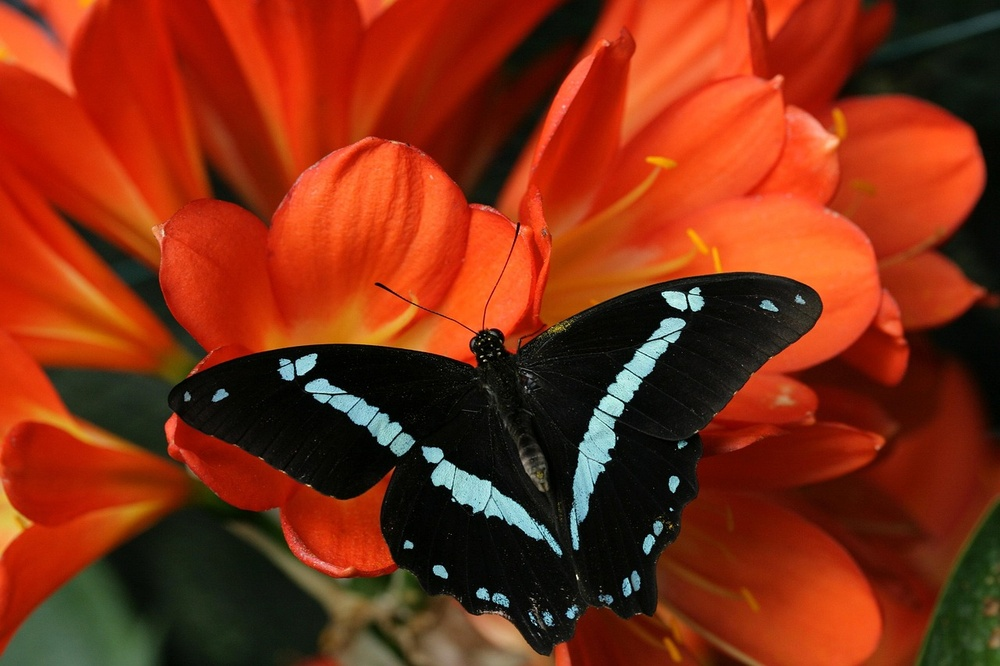
#> input picture sample_images/butterfly.jpg, 1000 x 666 px, shrunk from 1280 x 853 before the run
$ python main.py
#> lines starting #> are read from the running program, lines starting #| are printed output that depends on the picture
### svd_compression/compression.py
import numpy as np
from skimage import io, color
from scipy.linalg import svd


def compute_svd_compression(channel: np.ndarray, k: int) -> np.ndarray:
    """Computes SVD-based compression for a single image channel."""
    U, S, Vt = svd(channel, full_matrices=False)  # Using scipy.linalg.svd
    return U[:, :k] @ np.diag(S[:k]) @ Vt[:k, :], S  # Return singular values as well


def calculate_optimal_k(m, n, target_compression_rate, rgb_to_gray=False):
    """Calculate the optimal number of singular values (k) to achieve the target compression rate."""
    original_size = m * n
    compressed_size = target_compression_rate * original_size
    k = (compressed_size / (m + n + 1))

    if rgb_to_gray:
        k = 3 * k  # Adjust k for RGB to grayscale conversion

    return int(np.floor(k))


def svd_compression(image_path: str, target_compression_rate: float, gray: bool = False):
    """Compresses an image using Singular Value Decomposition (SVD) based on a target compression rate."""
    # Load image
    image = io.imread(image_path)

    if image.ndim != 3 or image.shape[2] != 3:
        raise ValueError("Input image must be an RGB image.")

    # Grayscale compression
    if gray:
        image = color.rgb2gray(image)  # Result will be a float32 image in range [0, 1]
        image = (image*255).astype(np.uint8)  # convert to unit8 in  range {0, ... , 255}

        m, n = image.shape
        k = calculate_optimal_k(m, n, target_compression_rate, rgb_to_gray=gray)

        print(f"Retained singular values: {k}")

        # Compute SVD compression
        compressed_gray, singular_values = compute_svd_compression(image.astype(np.float32), k)

        # Normalize & convert back to uint8
        compressed_gray = np.clip(compressed_gray, 0, 255).astype(np.uint8)

        return compressed_gray, singular_values

    # RGB compression

    m, n, _ = image.shape
    k = calculate_optimal_k(m, n, target_compression_rate)

    print(f"Retained singular values: {k}")

    # Compress each RGB channel separately
    compressed_image = np.zeros_like(image, dtype=np.float32)
    singular_values_rgb = []

    for i in range(3):
        compressed_image[:, :, i], singular_values = compute_svd_compression(image[:, :, i].astype(np.float32), k)
        singular_values_rgb.append(singular_values)

    # Normalize & convert to uint8
    compressed_image = np.clip(compressed_image, 0, 255).astype(np.uint8)

    return compressed_image, singular_values_rgb

### svd_compression/visualization.py
import matplotlib.pyplot as plt


def plot_singular_values(singular_values, title, log_scale=True):
    """
    Plot singular values with optional logarithmic scale.
    """
    plt.figure(figsize=(8, 4))
    plt.plot(singular_values, linestyle='-', color='k')
    plt.title(title)
    plt.xlabel('Index of Singular Value')
    plt.ylabel('Magnitude')
    if log_scale:
        plt.yscale('log')  # Logarithmic scale
    plt.grid(True)
    plt.show()


def plot_rgb_singular_values(singular_values_rgb, channels=['Red', 'Green', 'Blue'], log_scale=True):
    """
    Plot singular values for RGB channels, ensuring the same y-scale.
    """
    colors = ['r', 'g', 'b']
    fig, ax = plt.subplots(1, 3, figsize=(18, 6))  # 3 subplots in a row

    # Determine the y-axis limits across all singular values
    min_val = min(min(sv) for sv in singular_values_rgb)
    max_val = max(max(sv) for sv in singular_values_rgb)

    for idx, singular_values in enumerate(singular_values_rgb):
        ax[idx].plot(singular_values, linestyle='-', color=colors[idx])
        ax[idx].set_title(f'Singular Value Decay for {channels[idx]} Channel')
        ax[idx].set_xlabel('Index of Singular Value')
        ax[idx].set_ylabel('Magnitude')
        if log_scale:
            ax[idx].set_yscale('log')  # Apply log scale correctly
        ax[idx].set_ylim(min_val, max_val)  # Set the same y-axis scale
        ax[idx].grid(True)

    plt.tight_layout()  # Adjust layout for better spacing
    plt.show()


def plot_combined_singular_values(singular_values_rgb, channels=['Red', 'Green', 'Blue'], log_scale=True):
    """
    Plot singular values of all RGB channels together on one plot.
    """
    plt.figure(figsize=(8, 6))
    colors = ['r', 'g', 'b']

    for idx, singular_values in enumerate(singular_values_rgb):
        plt.plot(singular_values, linestyle='-', color=colors[idx], label=channels[idx])

    plt.title(f'Singular Value Decay for All RGB Channels')
    plt.xlabel('Index of Singular Value')
    plt.ylabel('Magnitude')
    if log_scale:
        plt.yscale('log')  # Logarithmic scale
    plt.legend()
    plt.grid(True)
    plt.show()


def display_image_comparison(original_image, compressed_image):
    """
    Display side-by-side comparison of original and compressed images.
    """
    fig, ax = plt.subplots(1, 2, figsize=(18, 8))  # Increased image size

    # If the images are grayscale (2D) or RGB (3D)
    if compressed_image.ndim == 3:  # RGB to RGB
        ax[0].imshow(original_image)
        ax[1].imshow(compressed_image)
    else:  # RGB to grayscale
        ax[0].imshow(original_image, vmin=0, vmax=255)
        ax[1].imshow(compressed_image, cmap="gray", vmin=0, vmax=255)

    ax[0].set_title("Original Image")
    ax[0].axis('off')
    ax[1].set_title("Compressed Image")
    ax[1].axis('off')

    plt.show()

### scripts/main.py
from skimage import io
from svd_compression.compression import svd_compression
from svd_compression.visualization import (
    display_image_comparison,
    plot_singular_values,
    plot_rgb_singular_values,
    plot_combined_singular_values
)


def main():
    # Example Usage
    img_path = "../sample_images/butterfly.jpg"
    target_compression_rate = 0.05

    # Compression Options
    compressed_rgb, singular_values_rgb = svd_compression(img_path, target_compression_rate, gray=False)
#> in svd_compression, image is the input picture: shape (666, 1000, 3); mean R, G, B 130.3, 45.9, 19.8
#| Retained singular values: 19
#> after the loop in svd_compression, `for i in range(3):`:
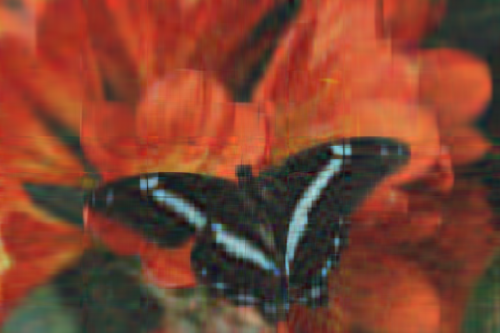
#> compressed_image: shape (666, 1000, 3) float32 (shown at 1/2 size); mean R, G, B 130.3, 45.9, 19.8; drawn with min black and max white
#> after the loop in svd_compression, `for i in range(3):`: singular_values_rgb = 3 items
#> in svd_compression, `compressed_image = np.clip(compressed_image, 0, 255).astype(np.uint8)`:
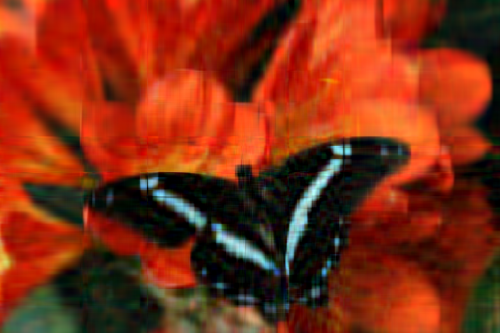
#> compressed_image: shape (666, 1000, 3) (shown at 1/2 size); mean R, G, B 130, 45.6, 19.8
#> singular_values_rgb = 3 items
    compressed_gray, singular_values_gray = svd_compression(img_path, target_compression_rate, gray=True)
#> call 2 of svd_compression, with image_path = '../sample_images/butterfly.jpg', target_compression_rate = 0.05, gray = True
#> in svd_compression (call 2), `image = color.rgb2gray(image)`:
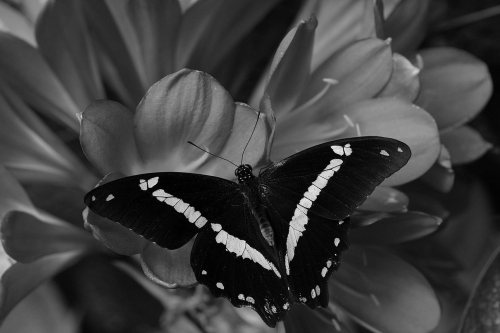
#> image: shape (666, 1000) float64 (shown at 1/2 size); min 0, max 0.996, mean 0.243
#| Retained singular values: 59
#> call 4 of compute_svd_compression, with k = 59
#> in compute_svd_compression (call 4), `U, S, Vt = svd(channel, full_matrices=False)`:
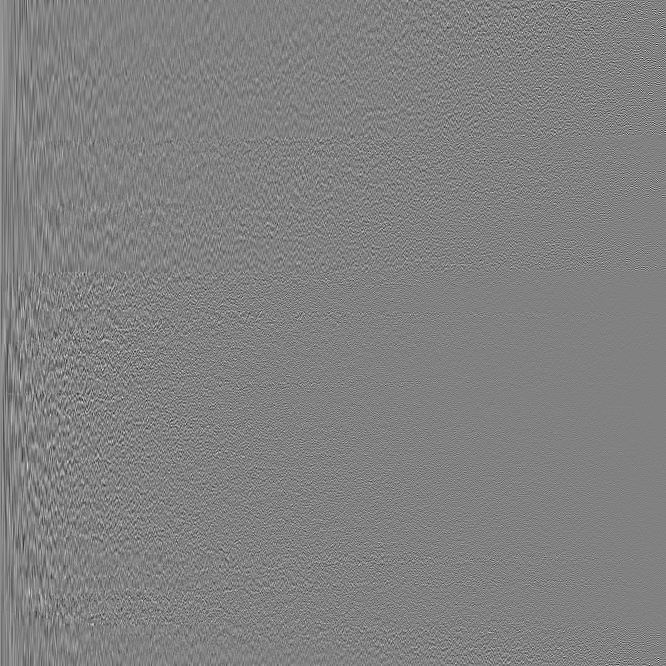
#> U: shape (666, 666) float32; min -0.29, max 0.281, mean 5.26e-05; drawn with min black and max white
#> in compute_svd_compression (call 4), `U, S, Vt = svd(channel, full_matrices=False)`:
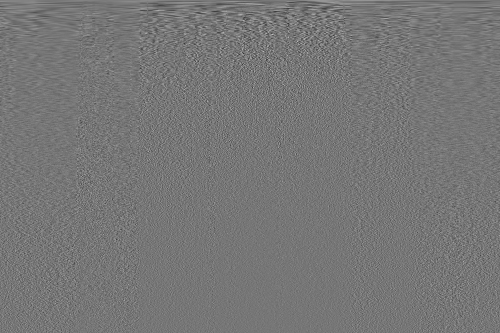
#> Vt: shape (666, 1000) float32 (shown at 1/2 size); min -0.194, max 0.223, mean 2.85e-05; drawn with min black and max white
#> in compute_svd_compression (call 4), `U, S, Vt = svd(channel, full_matrices=False)`: S = 666 values, max 53066.4 at index 0, min 4.75 at index 665, mean 474.2
#> in svd_compression (call 2), `compressed_gray, singular_values = compute_svd_compression(image.astyp..`:
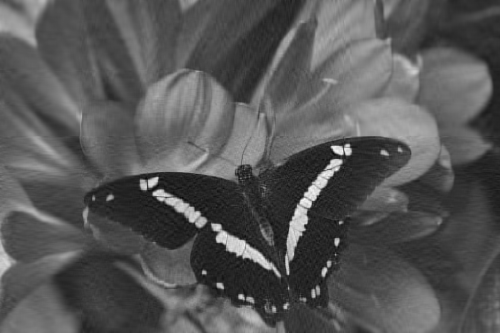
#> compressed_gray: shape (666, 1000) float32 (shown at 1/2 size); min -33.58, max 246.6, mean 61.5; drawn with min black and max white
#> in svd_compression (call 2), `compressed_gray, singular_values = compute_svd_compression(image.astyp..`: singular_values has the same summary as S in compute_svd_compression
#> singular_values_gray has the same summary as S in compute_svd_compression

    # Visualization Options
    display_image_comparison(io.imread(img_path), compressed_rgb)  # Show side-by-side comparison for RGB
    display_image_comparison(io.imread(img_path), compressed_gray)
    plot_rgb_singular_values(singular_values_rgb, log_scale=False)  # Singular values for RGB channels
#> in plot_rgb_singular_values, `min_val = min(min(sv) for sv in singular_values_rgb)`: min_val = 5.06
#> in plot_rgb_singular_values, `max_val = max(max(sv) for sv in singular_values_rgb)`: max_val = 116051.7
#> the loop in plot_rgb_singular_values, `for idx, singular_values in enumerate(singular_values_rgb):` made 3 passes
    plot_combined_singular_values(singular_values_rgb)  # Combined singular values for RGB channels
#> the loop in plot_combined_singular_values, `for idx, singular_values in enumerate(singular_values_rgb):` made 3 passes
    plot_singular_values(singular_values_gray, "Singular Value Decay for Grayscale Image")  # Singular values for grayscale
#> in plot_singular_values, `plt.show()`:
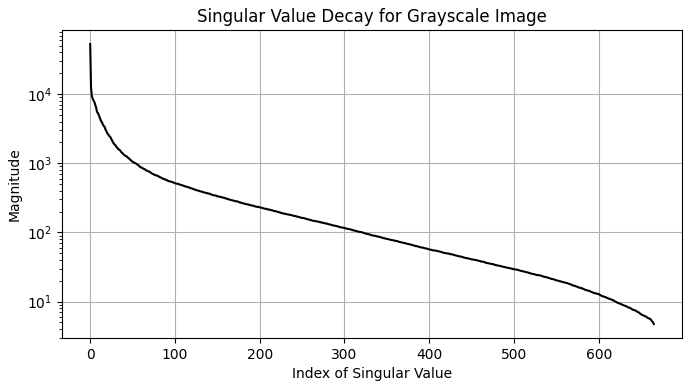
#> figure drawn by matplotlib, 1 panel; curve peaks at x = 0, y = 53066.4


if __name__ == "__main__":
    main()

$ run again, with sample_images/HD-wallpaper-red-colour-red-colour-red-colour-thumbnail.jpg copied over sample_images/butterfly.jpg
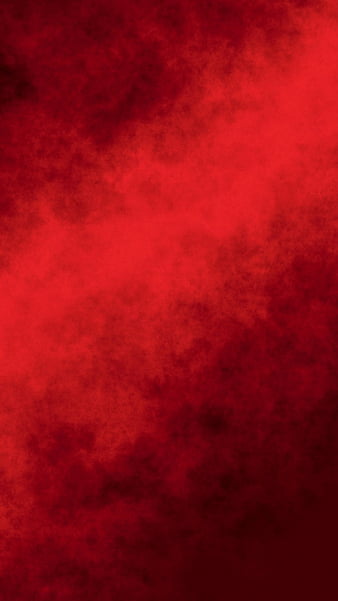
#> input picture sample_images/HD-wallpaper-red-colour-red-colour-red-colour-thumbnail.jpg, 338 x 601 px
#> in svd_compression, image is the input picture: shape (601, 338, 3); mean R, G, B 147.5, 11.6, 20.1
#| Retained singular values: 10
#> after the loop in svd_compression, `for i in range(3):`: singular_values_rgb = 3 items
#| Retained singular values: 32
#> S = 338 values, max 19515.3 at index 0, min 2.74 at index 337, mean 128
#> in compute_svd_compression (call 4), `U, S, Vt = svd(channel, full_matrices=False)`:
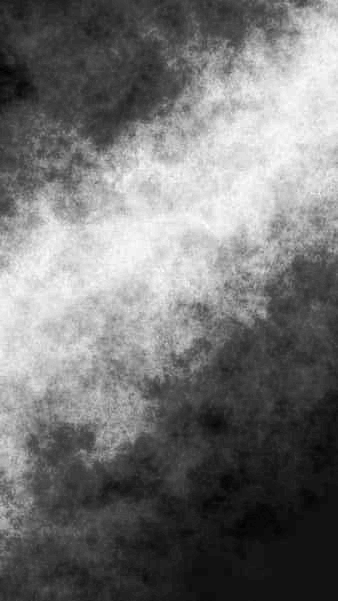
#> channel: shape (601, 338) float32; min 9, max 78, mean 40.6; drawn with min black and max white
#> singular_values_gray has the same summary as S in compute_svd_compression
#> min_val = 2.43
#> max_val = 68903.9
#> the loop in plot_rgb_singular_values, `for idx, singular_values in enumerate(singular_values_rgb):` made 3 passes
#> the loop in plot_combined_singular_values, `for idx, singular_values in enumerate(singular_values_rgb):` made 3 passes
#> in plot_singular_values, `plt.show()`:
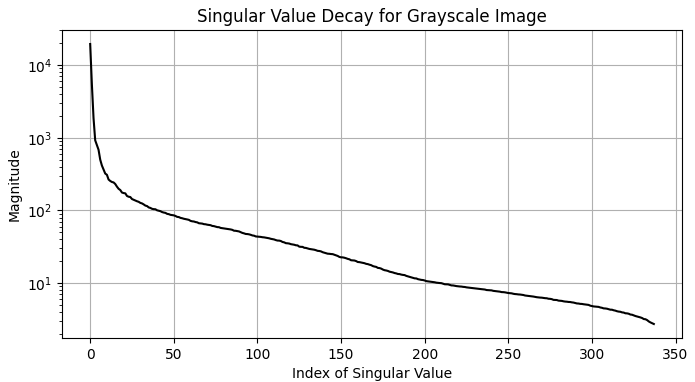
#> figure drawn by matplotlib, 1 panel; curve peaks at x = 0, y = 19515.3

$ run again, with sample_images/flower.jpg copied over sample_images/butterfly.jpg
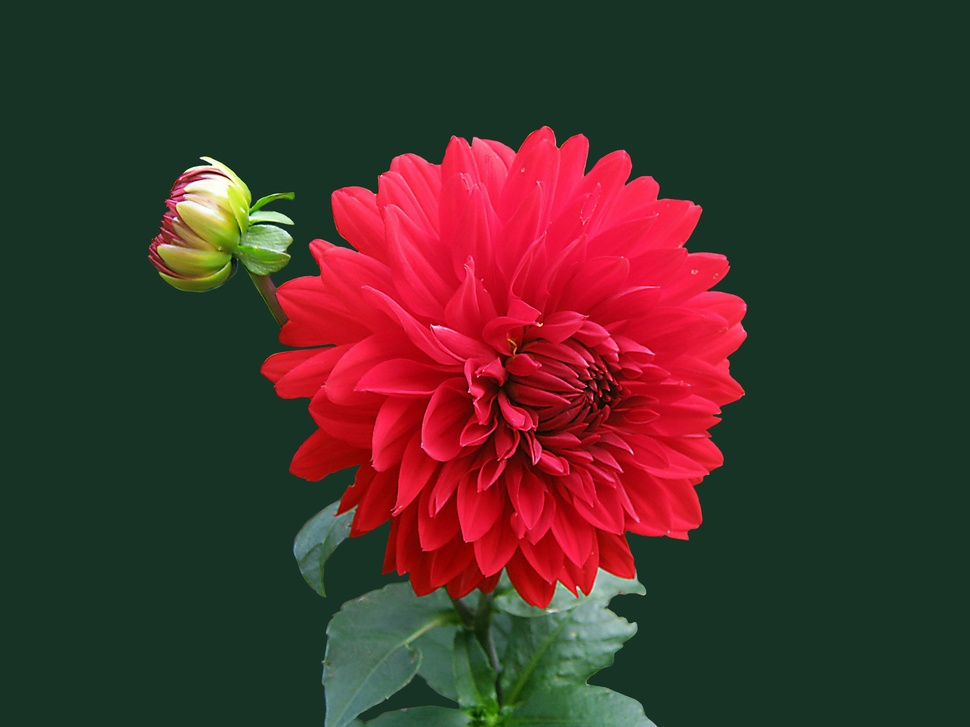
#> input picture sample_images/flower.jpg, 970 x 727 px, shrunk from 3648 x 2736 before the run
#> in svd_compression, image is the input picture: shape (727, 970, 3); mean R, G, B 70.7, 50.1, 43.1
#| Retained singular values: 20
#> after the loop in svd_compression, `for i in range(3):`:
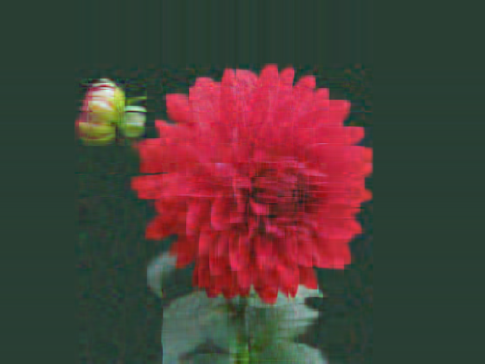
#> compressed_image: shape (727, 970, 3) float32 (shown at 1/2 size); mean R, G, B 70.9, 50.2, 43.1; drawn with min black and max white
#> after the loop in svd_compression, `for i in range(3):`: singular_values_rgb = 3 items
#| Retained singular values: 62
#> singular_values_gray = 727 values, max 46651.9 at index 0, min 0.00114 at index 726, mean 274.7
#> min_val = 0.000797
#> max_val = 83080.9
#> the loop in plot_rgb_singular_values, `for idx, singular_values in enumerate(singular_values_rgb):` made 3 passes
#> the loop in plot_combined_singular_values, `for idx, singular_values in enumerate(singular_values_rgb):` made 3 passes
#> in plot_singular_values, `plt.show()`:
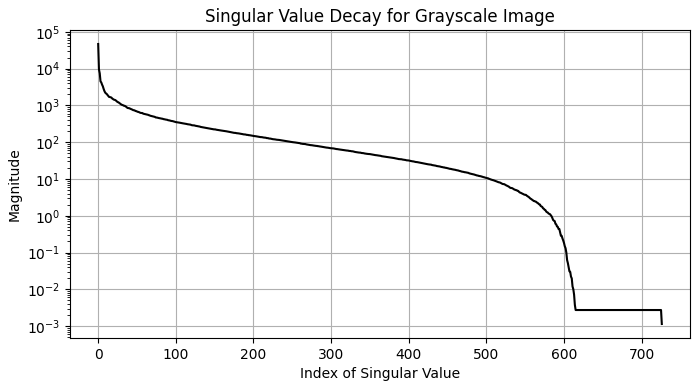
#> figure drawn by matplotlib, 1 panel; curve peaks at x = 0, y = 46651.9
